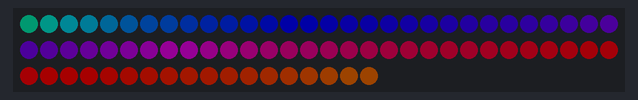
A sketch run on a simulated Arduino Mega 2560, built with avr-gcc and run on an emulated ATmega2560. On the bench: 78 RGB LEDs in strip order, left to right, continuing on the next row. Dim RGB values are drawn brighter than linear; random numbers use the default seed unless the sketch sets one.

Above: at 0.66 s.
At 5.14 s:
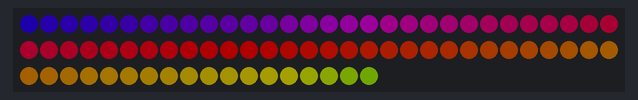
At 10.25 s:
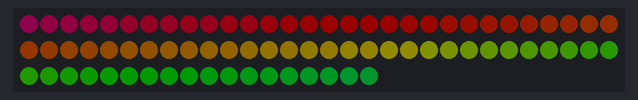
At 19.23 s:
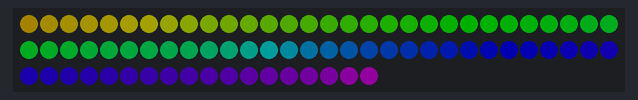
At 26.42 s:
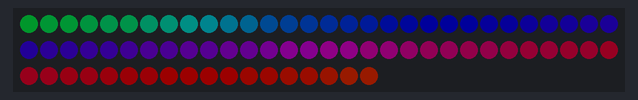
At 39.35 s:
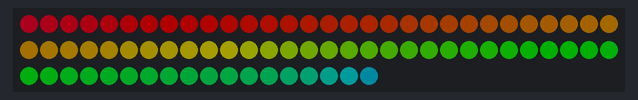

The sketch:

FirstLight.ino
```cpp
//
// This is for my Badezimmerspiegel Arduino Mega (ATmega1280)
//


// Use if you want to force the software SPI subsystem to be used for some reason (generally, you don't)
// #define FORCE_SOFTWARE_SPI
// Use if you want to force non-accelerated pin access (hint: you really don't, it breaks lots of things)
// #define FORCE_SOFTWARE_SPI
// #define FORCE_SOFTWARE_PINS
#include "FastLED.h"

///////////////////////////////////////////////////////////////////////////////////////////
//
// Move a white dot along the strip of leds.  This program simply shows how to configure the leds,
// and then how to turn a single pixel white and then off, moving down the line of pixels.
//

// How many leds are in the strip?
#define NUM_LEDS 78

// Data pin that led data will be written out over
#define DATA_PIN 11

// Clock pin only needed for SPI based chipsets when not using hardware SPI
#define CLOCK_PIN 13

// This is an array of leds.  One item for each led in your strip.
CRGB leds[NUM_LEDS];

// This function sets up the ledsand tells the controller about them
void setup() {
	// sanity check delay - allows reprogramming if accidently blowing power w/leds
   	delay(500);

      // Uncomment one of the following lines for your leds arrangement.
      // FastLED.addLeds<TM1803, DATA_PIN, RGB>(leds, NUM_LEDS);
      // FastLED.addLeds<TM1804, DATA_PIN, RGB>(leds, NUM_LEDS);
      // FastLED.addLeds<TM1809, DATA_PIN, RGB>(leds, NUM_LEDS);
      // FastLED.addLeds<WS2811, DATA_PIN, RGB>(leds, NUM_LEDS);
      // FastLED.addLeds<WS2812, DATA_PIN, RGB>(leds, NUM_LEDS);
      // FastLED.addLeds<WS2812B, DATA_PIN, RGB>(leds, NUM_LEDS);
      // FastLED.addLeds<NEOPIXEL, DATA_PIN>(leds, NUM_LEDS);
      // FastLED.addLeds<WS2811_400, DATA_PIN, RGB>(leds, NUM_LEDS);
      // FastLED.addLeds<GW6205, DATA_PIN, RGB>(leds, NUM_LEDS);
      // FastLED.addLeds<GW6205_400, DATA_PIN, RGB>(leds, NUM_LEDS);
      // FastLED.addLeds<UCS1903, DATA_PIN, RGB>(leds, NUM_LEDS);
      // FastLED.addLeds<UCS1903B, DATA_PIN, RGB>(leds, NUM_LEDS);

      // FastLED.addLeds<WS2801, RGB>(leds, NUM_LEDS);
      // FastLED.addLeds<SM16716, RGB>(leds, NUM_LEDS);
      // FastLED.addLeds<LPD8806, RGB>(leds, NUM_LEDS);
      // FastLED.addLeds<P9813, RGB>(leds, NUM_LEDS);

      //FastLED.addLeds<WS2801, DATA_PIN, CLOCK_PIN, RGB>(leds, NUM_LEDS);
      // FastLED.addLeds<SM16716, DATA_PIN, CLOCK_PIN, RGB>(leds, NUM_LEDS);
      FastLED.addLeds<LPD8806, DATA_PIN, CLOCK_PIN, RGB>(leds, NUM_LEDS);
}

// This function runs over and over, and is where you do the magic to light
// your leds.
double currentColor = ((double) rand() / (RAND_MAX)) * 255;
double i = 0;
void loop() {


//  for ( double i = 0 ; i < 255 ; i = i  + 0.1 ) {

     double brightness = sin(i) * 20 + 100;
     i = i + 0.1;


     currentColor = currentColor +0.3 ;
     if ( currentColor > 255 )  { currentColor = 0; }

     int myCol = currentColor ;
     for(int whiteLed = 0; whiteLed < NUM_LEDS; whiteLed = whiteLed + 1) {
        myCol = myCol +2;
        if ( myCol > 255 ) {
          myCol=0;
        }

        leds[whiteLed] = CHSV( myCol, 255, brightness );
      }

     // Show the leds (only one of which is set to white, from above)
     FastLED.show();

      // Wait a little bit
     delay(30);

//  }

}
```
